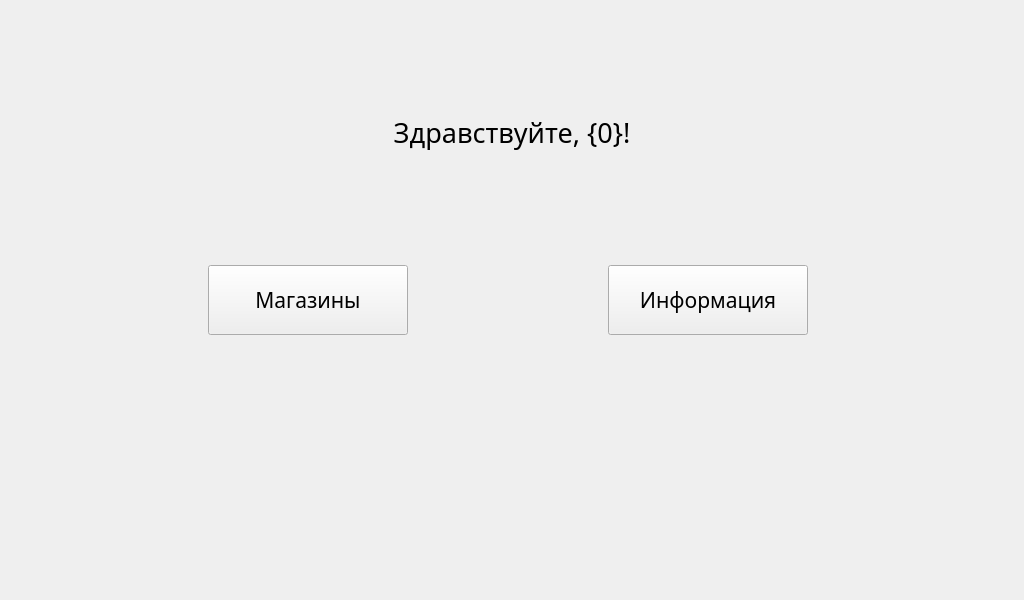
<?xml version="1.0" encoding="UTF-8"?>
<ui version="4.0">
 <class>MainWindow</class>
 <widget class="QMainWindow" name="MainWindow">
  <property name="geometry">
   <rect>
    <x>0</x>
    <y>0</y>
    <width>1024</width>
    <height>600</height>
   </rect>
  </property>
  <property name="windowTitle">
   <string>MainWindow</string>
  </property>
  <widget class="QWidget" name="centralwidget">
   <widget class="QPushButton" name="pushButton">
    <property name="geometry">
     <rect>
      <x>208</x>
      <y>265</y>
      <width>200</width>
      <height>70</height>
     </rect>
    </property>
    <property name="font">
     <font>
      <family>Rubik</family>
      <pointsize>16</pointsize>
     </font>
    </property>
    <property name="text">
     <string>Магазины</string>
    </property>
   </widget>
   <widget class="QPushButton" name="pushButton_2">
    <property name="geometry">
     <rect>
      <x>608</x>
      <y>265</y>
      <width>200</width>
      <height>70</height>
     </rect>
    </property>
    <property name="font">
     <font>
      <family>Rubik</family>
      <pointsize>16</pointsize>
     </font>
    </property>
    <property name="text">
     <string>Информация</string>
    </property>
   </widget>
   <widget class="QLabel" name="welcomeLabel">
    <property name="geometry">
     <rect>
      <x>0</x>
      <y>0</y>
      <width>1024</width>
      <height>265</height>
     </rect>
    </property>
    <property name="font">
     <font>
      <family>Rubik</family>
      <pointsize>20</pointsize>
     </font>
    </property>
    <property name="text">
     <string>Здравствуйте, {0}!</string>
    </property>
    <property name="alignment">
     <set>Qt::AlignmentFlag::AlignCenter</set>
    </property>
   </widget>
  </widget>
 </widget>
 <resources/>
 <connections/>
</ui>
